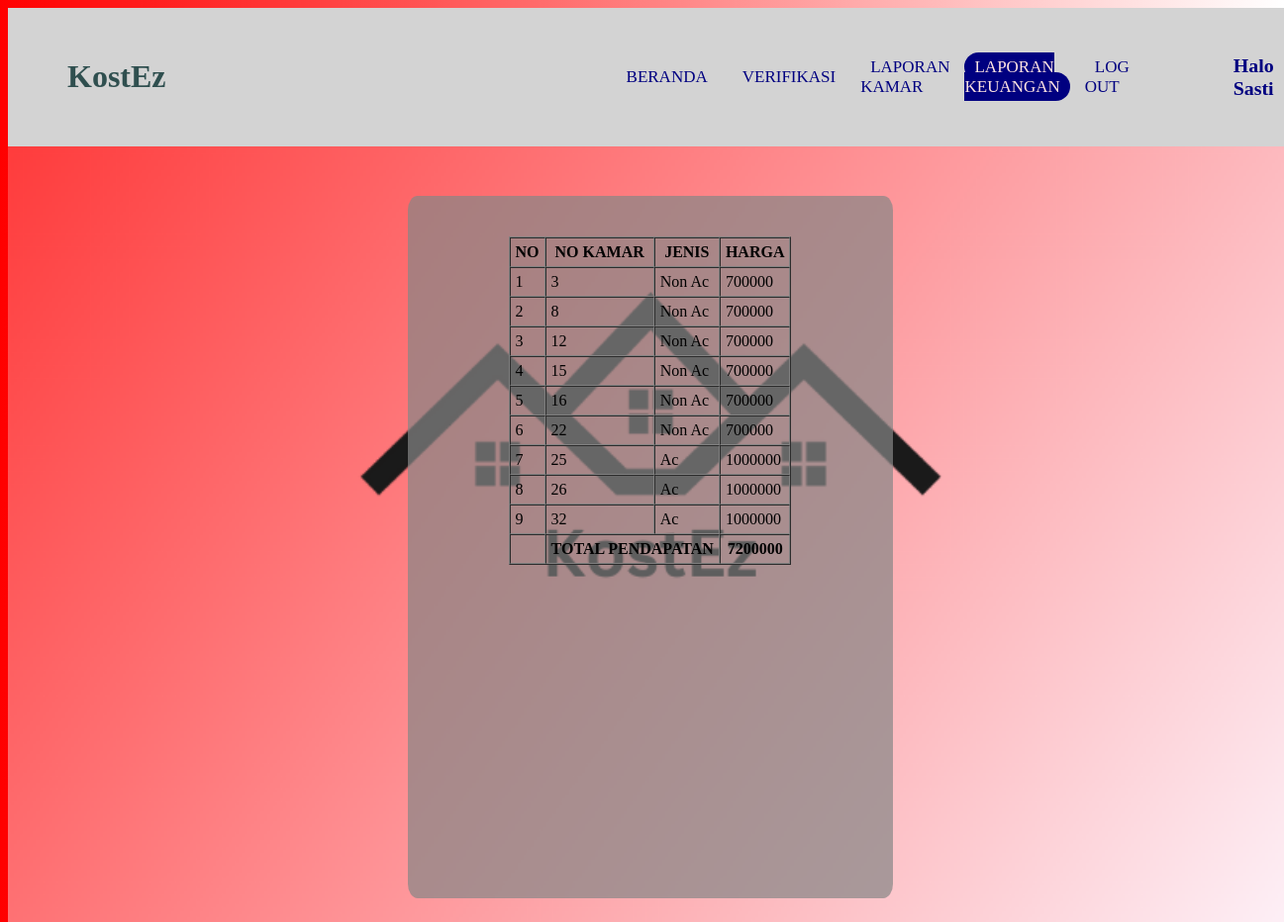
The app's page /lapuang.php (signed in) with its own data.
### tables this page shows
CREATE TABLE `kamar` (
  `nokamar` int(11) NOT NULL,
  `jenis` varchar(25) NOT NULL,
  `fasilitas` varchar(100) NOT NULL,
  `harga` int(11) NOT NULL,
  `avail` tinyint(1) NOT NULL,
  `gambar` blob NOT NULL
);

### lapuang.php (the view, shortened to what this page needs)
<?php
include("koneksi.php");
$queryuang = "SELECT * FROM kamar WHERE avail = 1";
$q1 = mysqli_query($conn, $queryuang);
$penghuni=0;
$totaluang=0;
?>
<!DOCTYPE html>
<html>
<head>
    <link rel="stylesheet" type="text/css" href="lapuang.css">
</head>
<body style="background-image: linear-gradient(to right, red , white)";>
    <div class="hero">
        <header id="header">
            <a href="#" class="judul"><b>KostEz</b></a>
            <ul>
                <li><a href="admin_index.php">BERANDA</a></li>
                <li><a href="verifpesanan.php">VERIFIKASI</a></li>
                <li><a href="lapkamar.php">LAPORAN KAMAR</a></li>
                <li><a href="lapuang.php" class="active">LAPORAN KEUANGAN</a></li>
                <li><a href="logout.php">LOG OUT</a></li>
                <li><div class="halo"><h3>Halo
                    <?php
                    if(isset($_SESSION["login"])){
                        echo $_SESSION["username"];
                    }
                    else{
                        echo ("ADMIN");
                    }
                    ?>
                    </h3></div></li>
            </ul>
        </header>
            <center>
                <div class="boxx">
                <br><br>
                <table border="1" cellspacing="0" cellpadding="5">
                    <tr>
                        <th>NO</th>
                        <th>NO KAMAR</th>
                        <th>JENIS</th>
                        <th>HARGA</th>
                    </tr>
                    <?php
                    while($r1 = mysqli_fetch_array($q1)){
                        $penghuni++;
                        $harga = $r1['harga'];
                        echo "
                        <tr>
                            <td>$penghuni</td>
                            <td>$r1[nokamar]</td>
                            <td>$r1[jenis]</td>
                            <td>$r1[harga]</td>
                        </tr>
                        ";
                        $totaluang = $totaluang + $harga;
                    }
                    ?>
                    <tr>
                        <th></th>
                        <th colspan ="2">TOTAL PENDAPATAN </th>
                        <th><?php echo $totaluang?></th>
                    </tr>
                </table>
                </div>
            </center>
    </div>
</body>
</html>

### lapuang.css (style rules this page uses)
body { height: 100%; width: 100%; background-image: url("img/KostEz.png"); background-position: center; background-size: cover; position: absolute; font-family: verdana; }
#header { top: 0; left: 0; width: auto; padding: 10px 30px; display: flex; align-items: center; background-color: lightgray; }
#header .judul { color: darkslategrey; font-weight: 420; font-size: 2em; text-decoration: none; margin-left: 30px; margin-right: 400px; }
#header ul { display: flex; justify-content: center; align-items: center; font-size: 17px; }
#header ul li { list-style: none; margin-left: 15px; }
#header ul li a { text-decoration: none; padding: 5px 10px; color: navy; border-radius: 30px; }
#header ul li a:hover, #header ul li a.active { background: navy; color: mistyrose; }
#header .halo { color: navy; margin-left: 90px; }
.hero { height: 100%; width: 100%; background-image: url('img/KostEz.png'); background-position: center; background-size: cover; position: absolute; }
.boxx { width: 480px; height: 700px; position: relative; margin: 6% auto; background: rgba(134, 134, 134, 0.7); padding: 5px; border-radius: 2%; overflow: hidden; margin-top: 50px; }

### records on screen
kamar: nokamar "3", jenis "Non Ac", harga "700000"
kamar: nokamar "8", jenis "Non Ac", harga "700000"
kamar: nokamar "12", jenis "Non Ac", harga "700000"
kamar: nokamar "15", jenis "Non Ac", harga "700000"
kamar: nokamar "16", jenis "Non Ac", harga "700000"
kamar: nokamar "22", jenis "Non Ac", harga "700000"
kamar: nokamar "25", jenis "Ac", harga "1000000"
kamar: nokamar "26", jenis "Ac", harga "1000000"
kamar: nokamar "32", jenis "Ac", harga "1000000"

### other values on screen
$_SESSION["username"] "Sasti"
$totaluang "7200000"
